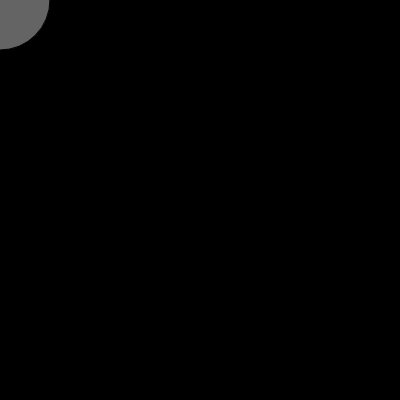
Frame 1 (no input)
Frame 60 (no input): identical to frame 1, image omitted
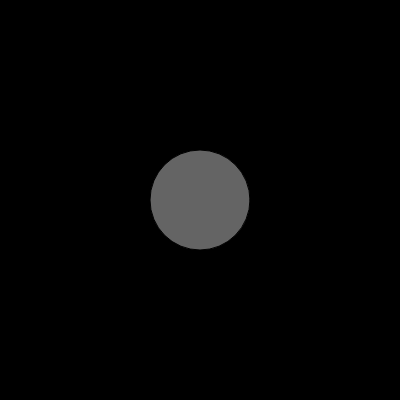
Frame 120 (the mouse pressed at the canvas centre since frame 60)

The p5.js sketch that drew these frames (run headless with seeded random() and noise() and a simulated clock; from frame 60 on, the mouse is pressed at the canvas centre):

// p5.js sketch
// ── sketch.js
function setup()
{
  createCanvas(400, 400);
}

function draw()
{
  background(0,0,0);
  fill(100,100,100);
  ellipse(mouseX, mouseY, 100, 100);
  console.log("Check,Check");
}
